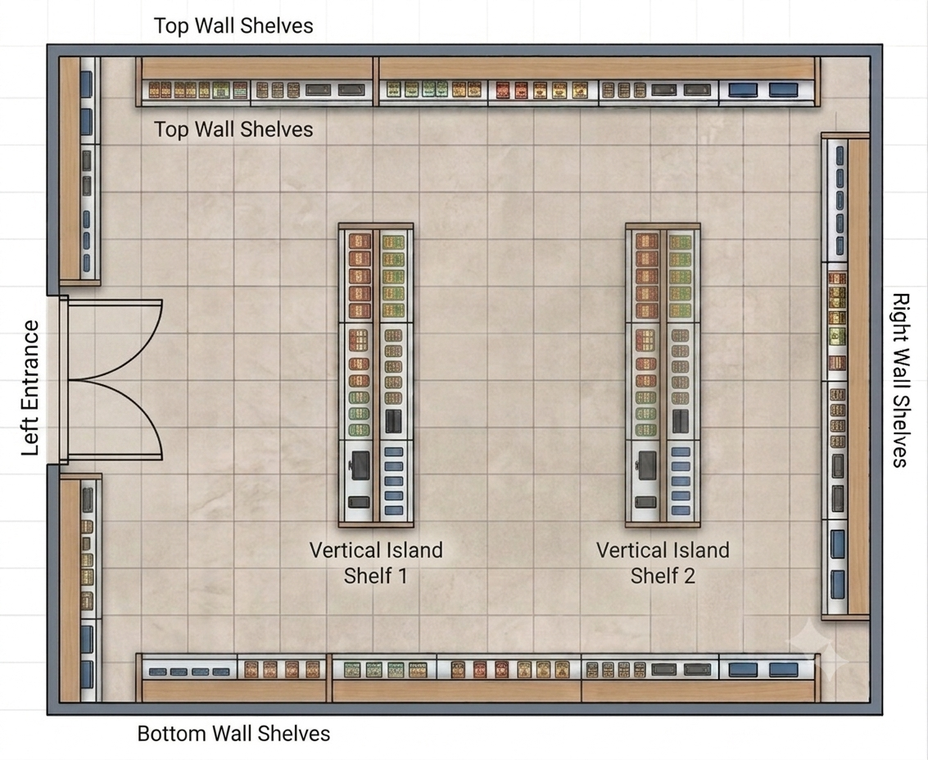
#> input picture blueprint.png, 928 x 760 px, shrunk from 1133 x 928 before the run
$ python build_heatmap_video.py
#> lines starting #> are read from the running program, lines starting #| are printed output that depends on the picture
import cv2
import numpy as np
import json
from collections import defaultdict

with open("positions.json") as f:
#> (reads positions.json from the repository)
    positions = json.load(f)

blueprint = cv2.imread("blueprint.png")
#> blueprint is the input picture: shape (760, 928, 3); mean B, G, R 176.1, 185.9, 195
bp_h, bp_w = blueprint.shape[:2]
#> bp_h = 760; bp_w = 928

# group positions by frame number for fast lookup
by_frame = defaultdict(list)
max_frame = 0
for p in positions:
    by_frame[p["frame"]].append((int(p["x"]), int(p["y"])))
    max_frame = max(max_frame, p["frame"])

# --- Pass 1: compute the FINAL heatmap to get a fixed color scale ---
final_raw = np.zeros((bp_h, bp_w), dtype=np.float32)
for pts in by_frame.values():
    for x, y in pts:
        if 0 <= x < bp_w and 0 <= y < bp_h:
            final_raw[y, x] += 1
final_smooth = cv2.GaussianBlur(final_raw, (0, 0), sigmaX=20, sigmaY=20)
vmax = final_smooth.max()
print("Fixed color scale max:", vmax)

# --- Pass 2: build the video, growing the heatmap over time ---
STEP = 15        # render a snapshot every 15 raw frames (~0.5s of source video)
OUTPUT_FPS = 20  # playback speed of the output video

out = cv2.VideoWriter(
    "heatmap_growth.mp4",
    cv2.VideoWriter_fourcc(*"mp4v"),
    OUTPUT_FPS,
    (bp_w, bp_h)
)

running = np.zeros((bp_h, bp_w), dtype=np.float32)
snapshots_written = 0

for frame_idx in range(max_frame + 1):
    for x, y in by_frame.get(frame_idx, []):
        if 0 <= x < bp_w and 0 <= y < bp_h:
            running[y, x] += 1

    if frame_idx % STEP == 0:
        smooth = cv2.GaussianBlur(running, (0, 0), sigmaX=20, sigmaY=20)
        norm = np.clip(smooth / vmax * 255, 0, 255).astype(np.uint8)
        color = cv2.applyColorMap(norm, cv2.COLORMAP_JET)

        mask = norm > 10
        canvas = blueprint.copy()
        canvas[mask] = cv2.addWeighted(blueprint, 0.4, color, 0.6, 0)[mask]

        out.write(canvas)
        snapshots_written += 1
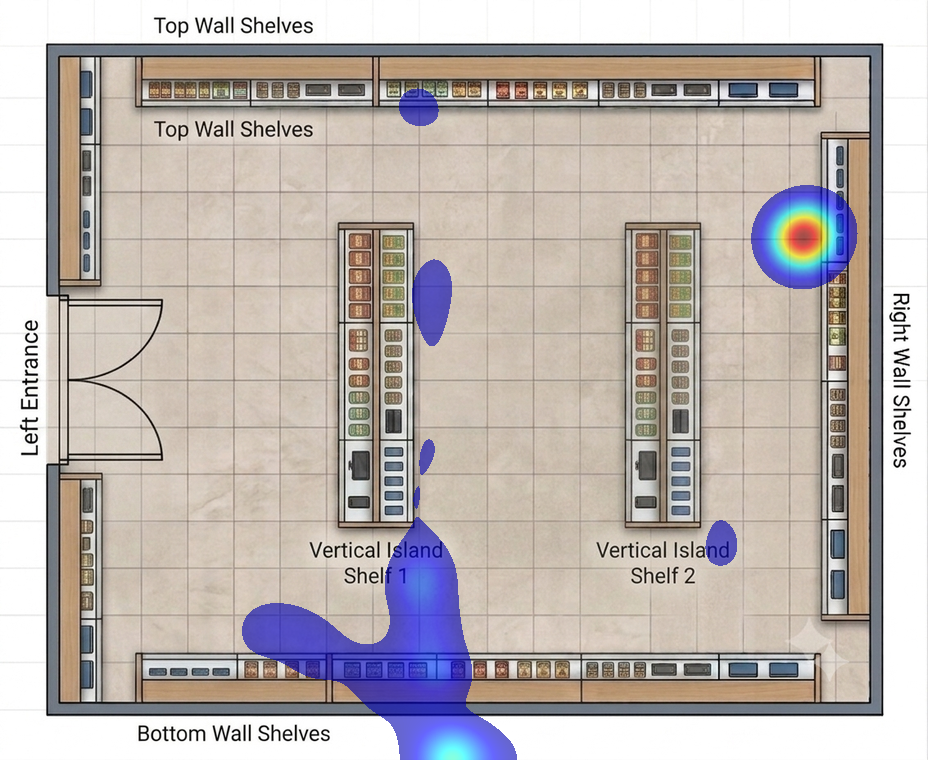
#> canvas: shape (760, 928, 3); mean B, G, R 177.2, 180.6, 188.8
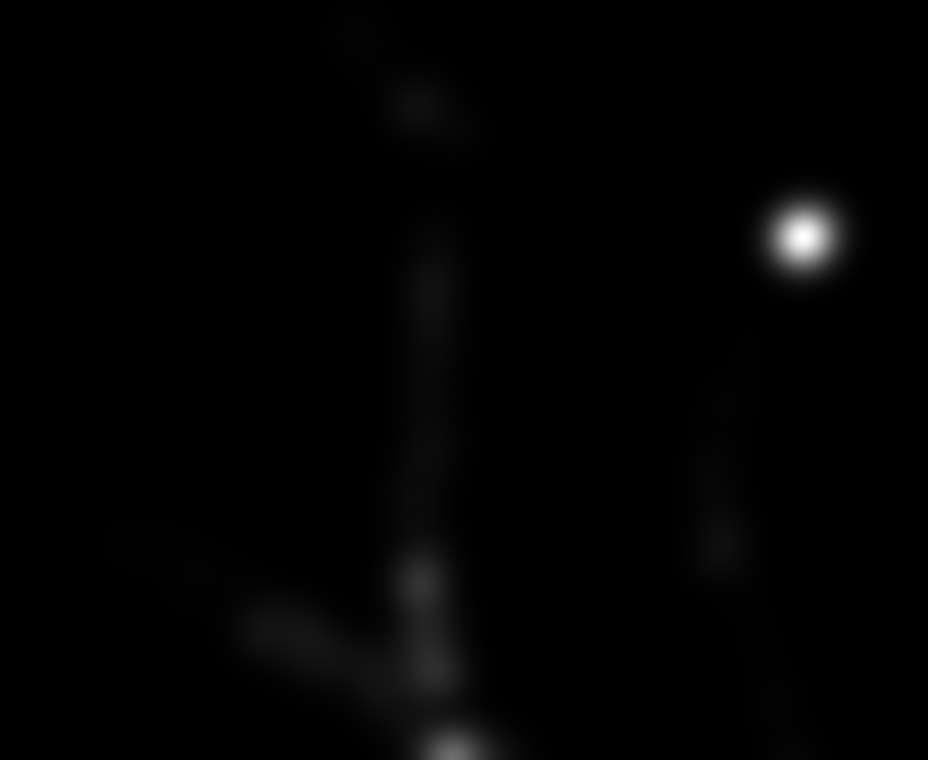
#> norm: shape (760, 928); min 0, max 255, mean 2.5
#> after the loop, snapshots_written = 121

out.release()
print(f"Done. Wrote {snapshots_written} snapshots to heatmap_growth.mp4")
#| Done. Wrote 121 snapshots to heatmap_growth.mp4
